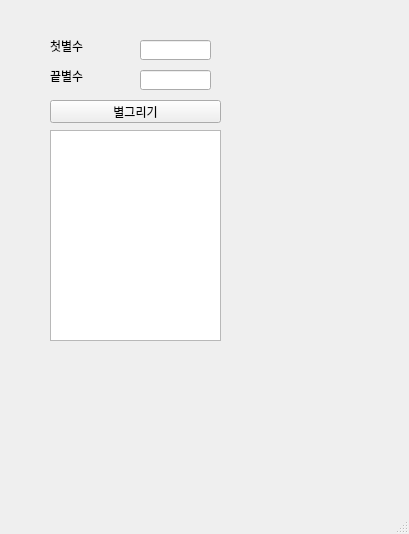
<?xml version="1.0" encoding="UTF-8"?>
<ui version="4.0">
 <class>MainWindow</class>
 <widget class="QMainWindow" name="MainWindow">
  <property name="geometry">
   <rect>
    <x>0</x>
    <y>0</y>
    <width>409</width>
    <height>534</height>
   </rect>
  </property>
  <property name="windowTitle">
   <string>MainWindow</string>
  </property>
  <widget class="QWidget" name="centralwidget">
   <widget class="QLineEdit" name="le_f">
    <property name="geometry">
     <rect>
      <x>140</x>
      <y>40</y>
      <width>71</width>
      <height>20</height>
     </rect>
    </property>
    <property name="text">
     <string/>
    </property>
   </widget>
   <widget class="QPushButton" name="pb">
    <property name="geometry">
     <rect>
      <x>50</x>
      <y>100</y>
      <width>171</width>
      <height>23</height>
     </rect>
    </property>
    <property name="text">
     <string>별그리기</string>
    </property>
   </widget>
   <widget class="QLabel" name="lbl_f">
    <property name="geometry">
     <rect>
      <x>50</x>
      <y>40</y>
      <width>56</width>
      <height>12</height>
     </rect>
    </property>
    <property name="text">
     <string>첫별수</string>
    </property>
   </widget>
   <widget class="QLineEdit" name="le_l">
    <property name="geometry">
     <rect>
      <x>140</x>
      <y>70</y>
      <width>71</width>
      <height>20</height>
     </rect>
    </property>
    <property name="text">
     <string/>
    </property>
   </widget>
   <widget class="QPlainTextEdit" name="pte">
    <property name="geometry">
     <rect>
      <x>50</x>
      <y>130</y>
      <width>171</width>
      <height>211</height>
     </rect>
    </property>
   </widget>
   <widget class="QLabel" name="lbl_l">
    <property name="geometry">
     <rect>
      <x>50</x>
      <y>70</y>
      <width>56</width>
      <height>12</height>
     </rect>
    </property>
    <property name="text">
     <string>끝별수</string>
    </property>
   </widget>
  </widget>
  <widget class="QStatusBar" name="statusbar"/>
 </widget>
 <resources/>
 <connections/>
</ui>
